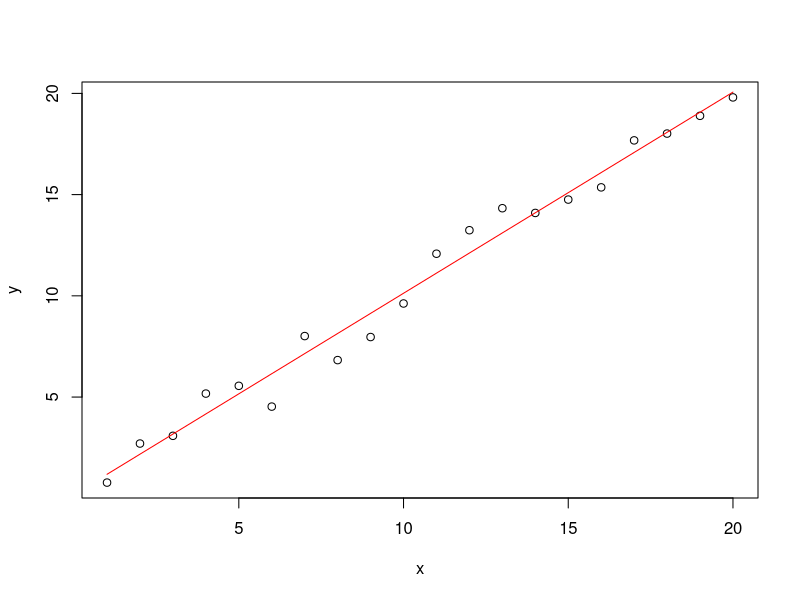

The R script that drew this image:
## ---- chunk 1
knitr::opts_chunk$set(echo = TRUE)
## ---- chunk 2
# create a “list” of values from 1 to 20
x <- 1:20
# use this list to create a “table” with two columns x and y; add
# some noise to the y observations
d <- data.frame(x = x, y = x + rnorm(x))
# make a plot
plot(d)
# fit a linear regression
r <- lm(y ~ x, data = d)
# add to plot
lines(x, r$fitted.values, col = "red")
# get the statistics of the fit
summary(r)
# clean up
rm(x, d, r)
## ---- chunk 3
1 + sin(pi/2) 
nchar("math") # number of characters in the word “math”
## ---- chunk 4
N_Avogrado = 6.022e23 # we cannot use NA as name!

N_fmol = 2
N_abs  = N_fmol * N_Avogrado * 1e-15

# print the result
N_abs
## ---- chunk 5
ls()
rm(N_abs, N_Avogrado)
ls()
## ---- chunk 6
fmol_to_abs <- function(x_in_fmol) {
  
  N_Avogrado = 6.022e23
  
  N_abs = x_in_fmol * N_Avogrado * 1e-15
  
  return(N_abs)
  
}

fmol_to_abs(10)     # calculate for x_in_fmol = 10
fmol_to_abs(N_fmol) # calculate for x_in_fmol = N_fmol, which is still assigned the value 2
## ---- chunk 7
ls()
## ---- chunk 8
fmol_to_abs <- function(x_in_fmol) {
  
  N_Avogrado = 6.022e23
  
  x_in_fmol * N_Avogrado * 1e-15
  
}

fmol_to_abs(N_fmol)
## ---- chunk 9
mol_to_abs <- function(x, prefix = "f") {
  
  prefix_meaning = c("a" = 1e-18, # “c” is a function that combines values into a “list”
                     "f" = 1e-15, 
                     "p" = 1e-12,
                     "n" = 1e-09,
                     "µ" = 1e-06,
                     "m" = 1e-03)
  
  x * 6.022e23 * prefix_meaning[[prefix]]
  
}
## ---- chunk 10
mol_to_abs
